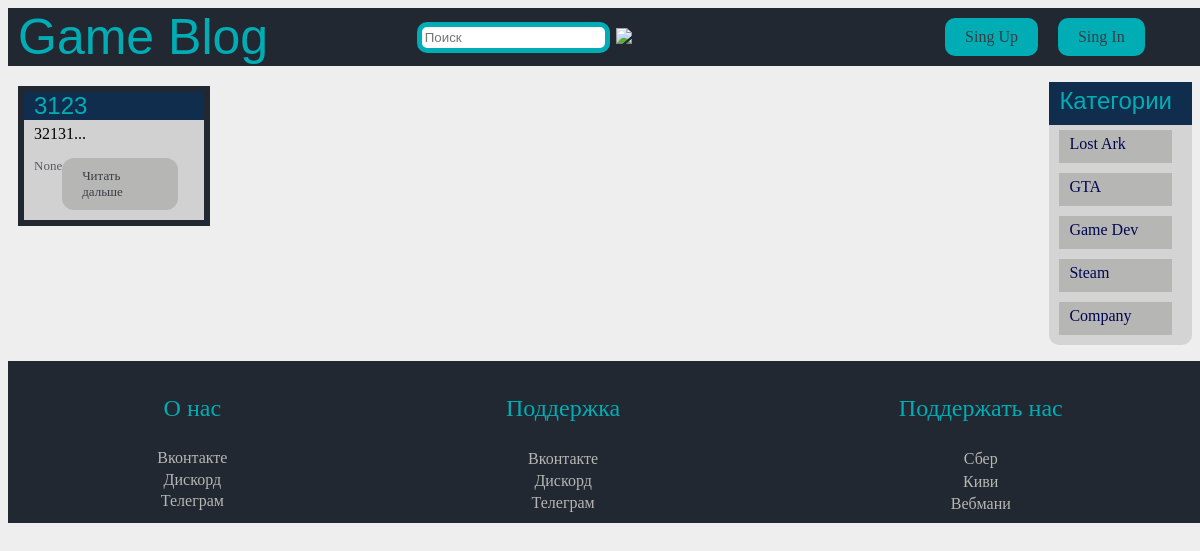
Before: / with the older database file.
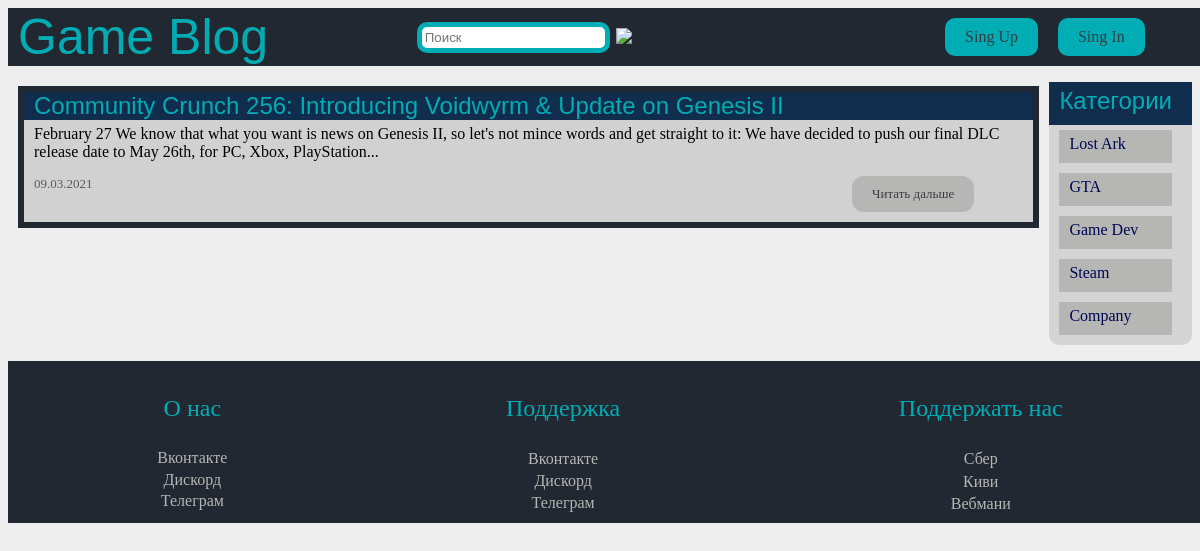
After: the same page with the newer database file.
### database.py (models this page shows)
class Article(db.Model):
    id = db.Column(db.Integer, primary_key=True, autoincrement=True)
    title = db.Column(db.String(70), nullable=True)
    body = db.Column(db.String(70), nullable=True, unique=True)
    date = db.Column(db.String(70), nullable=True)
    big = db.Column(db.Boolean, default=True)
    img = db.Column(db.Boolean, default=False)
    img_url = db.Column(db.String(70))
    author_id = db.Column(db.Integer, db.ForeignKey('users.id'))
    category_id = db.Column(db.Integer, db.ForeignKey('categories.id'))
    author = db.relationship('Users', backref=db.backref('articles', lazy=True))
    category = db.relationship('Categories', backref=db.backref('articles', lazy=True))

### app.py (the view)
@app.route('/')
def homepage():
    articles = Article.query.all()
    return render_template('index.html', articles=articles, categories=categories)

### templates/index.html (shortened to what this page needs)
{% extends "base.html" %}
{% block content %}
    {% for article in articles %}
        <article>
            <div class="head">
                {{ article.title }}
            </div>
            <div class="text-block">
                {% if article.big %}
                    {{ article.body[0:200]+'...' }}
                {% else %}
                    {{ article.body }}
                {% endif %}
            </div>
            <div class="footer">
                <date>{{ article.date }}</date>
                <a href="{{ url_for('article', art=article.id) }}">Читать дальше</a>
            </div>
        </article>
    {% endfor %}
{% endblock %}

### templates/base.html (shortened to what this page needs)
<!DOCTYPE html>
<html lang="ru">
<head>
    <link rel="stylesheet" href={{ url_for('static', filename='style.css') }}>
</head>
<body>
<header>
    <a href="{{ url_for('homepage') }}" class="logo">Game Blog</a>
    <form action="{{ url_for('search') }}">
        <input name="text" class="search" type="search" placeholder="Поиск" aria-label="Поиск">
        <button type="submit">
            <img src="https://img.icons8.com/material-sharp/24/000000/search.png"/>
        </button>
    </form>
    <but>
        <a class="buttons" href={{ url_for('singup') }}>Sing Up</a>
        <a class="buttons" href={{ url_for('singin') }}>Sing In</a>
    </but>
</header>
<main>
    <div class="articles_list">
        {% block content %}{% endblock %}
    </div>
    <ul class="categories">
        <li class="header">
            Категории
        </li>
        {% for categoria in categories %}
            <li class="dropdown">
                <a href=" {{ url_for('categor', cat=categoria.id) }} ">{{ categoria.name }}</a>
            </li>
        {% endfor %}
    </ul>
</main>
<footer>
    <div class="block-footer">
        <p>О нас</p>
        <div class="lin"><a href="#">Вконтакте</a></div>
        <div class="lin"><a href="#">Дискорд</a></div>
        <div class="lin"><a href="#">Телеграм</a></div>
    </div>
    <div class="block-footer">
        <p>Поддержка</p>
        <div class="lin"><a href="#">Вконтакте</a></div>
        <div class="lin"><a href="#">Дискорд</a></div>
        <div class="lin"><a href="#">Телеграм</a></div>
    </div>
    <div class="block-footer">
        <p>Поддержать нас</p>
        <div class="lin"><a href="#">Сбер</a></div>
        <div class="lin"><a href="#">Киви</a></div>
        <div class="lin"><a href="#">Вебмани</a></div>
    </div>
</footer>
</body>
</html>

### static/style.css (style rules this page uses)
body { background-color: #EEEEEE; }
header { top: 0; left: 0; width: 100%; margin: auto; padding-left: 10px; background-color: #222831; display: flex; min-height: auto; }
header a { text-decoration: none; }
.logo { color: #00ADB5 !important; font-size: 50px; font-family: Dubai, sans-serif; }
header .buttons { padding: 10px 20px 10px 20px; background-color: #00ADB5; border-radius: 10px; margin: 10px; }
but { display: flex; align-items: center; margin-right: 4%; margin-left: auto; }
.categories { border-radius: 10px; border: 2px #112D4E; padding: 0; margin-right: 0; margin-left: auto; background-color: #696A6C33; }
.categories li { padding: 5px 20px 10px 10px; margin: 5px 20px 10px 10px; background-color: #b6b6b4; list-style-type: none; }
main { display: flex; }
.articles_list { display: flex; flex-direction: column; }
.categories .header { color: #00ADB5; font-size: x-large; font-family: Calibri, sans-serif; margin: 0 0 0 0; padding: 5px 20px 10px 10px !important; background-color: #112D4E; }
.categories li a { text-decoration: none; color: #000651; }
article { border: 6px solid #222831; margin: 20px 10px 10px 10px; display: block; background: rgba(91, 91, 91, 0.2); }
article .head { color: #00ADB5; padding-left: 10px; font-family: Calibri, sans-serif; font-size: x-large; background: #112D4E; }
article .text-block { display: block; padding: 5px 20px 10px 10px; font-size: medium; }
article .footer { display: flex; color: rgba(12, 12, 30, 0.6); font-size: small; padding: 5px 20px 10px 10px; }
footer { width: 100%; justify-content: center; padding: 10px; background: #222831; color: #00ADB5; display: flex; }
.block-footer { flex-grow: 1; text-align: center; display: flex; flex-direction: column; }
footer a { margin-top: 1%; display: block; text-decoration: none; color: #b6b6b4; }
footer p { font-size: x-large; }
article .footer a { color: #393E46; align-items: center; margin-right: 4%; padding: 10px 20px 10px 20px; background-color: #b6b6b4; margin-left: auto; display: block; border-radius: 12px; text-decoration: none; }
a { color: #393E46; text-decoration: none; }
header form { display: flex; margin-left: auto; margin-right:auto; }
header form input { margin: auto; padding: 3px; outline: none; box-sizing: border-box; border: 5px solid #00ADB5; border-radius: 10px; }
header form button { background: #222831; border: #00ADB5; }

Changed rows visible on the page:
removed Article: title "3123", body "32131...", date "None"
added Article: title "Community Crunch 256: Introducing Voidwyrm & Update on Genesis II", body "February 27 We know that what you want is news on Genesis II, so let's not mince words and get straight to it: We have decided to push our final DLC release date to May 26th, for PC, Xbox, PlayStation...", date "09.03.2021"
